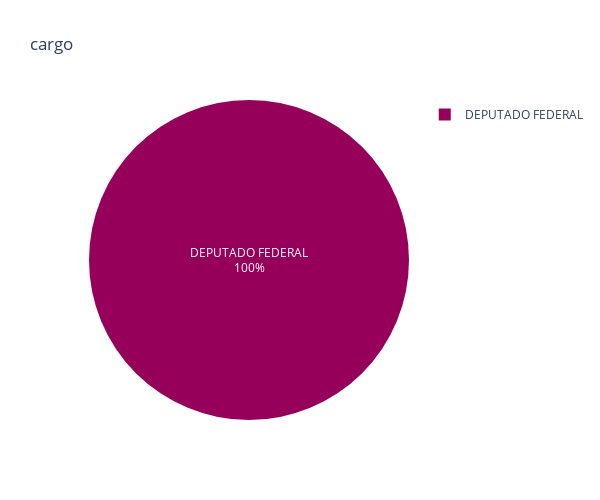
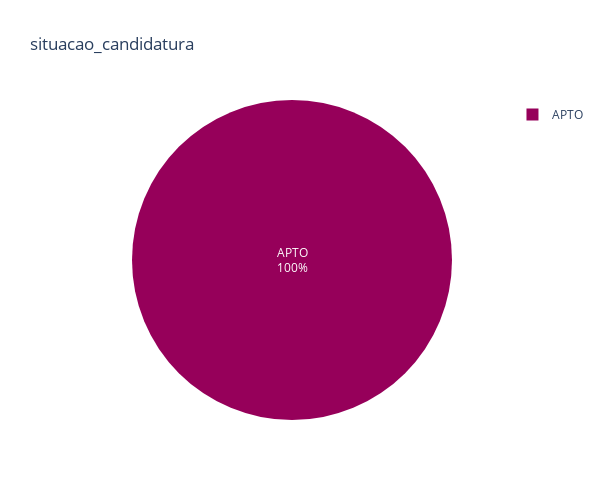
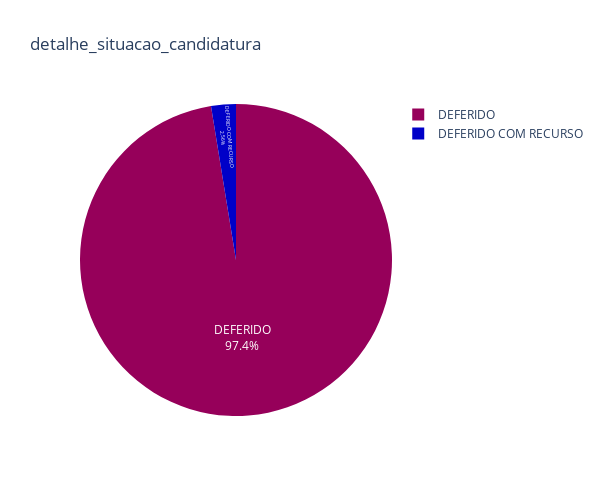
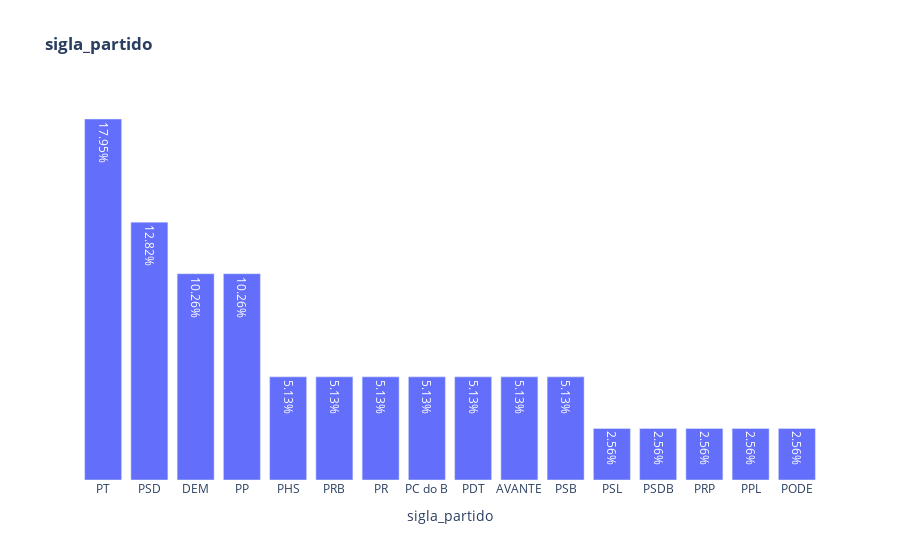

The notebook cell saved with these charts, in order:
### Markdown cell above
## Mono para Deputados eleitos

### Code cell
df_tse_eleitos = df_tse.query('venceu == "ELEITO"')
plot_all_mono_feats(df_tse_eleitos)

### Figure 1 — Plotly figure (JSON) as saved in the notebook; plotly's stock layout.template omitted (floating-point values rounded to 4 significant figures)
{"data": [{"domain": {"x": [0, 1], "y": [0, 1]}, "hovertemplate": "Valor=%{label}<br>Quantidade=%{value}<extra></extra>", "labels": ["DEPUTADO FEDERAL"], "legendgroup": "", "name": "", "showlegend": true, "textinfo": "percent+label", "textposition": "inside", "type": "pie", "values": [39]}], "layout": {"height": 500, "legend": {"tracegroupgap": 0}, "piecolorway": ["rgb(150,0,90)", "rgb(0,0,200)", "rgb(0,25,255)", "rgb(0,152,255)", "rgb(44,255,150)", "rgb(151,255,0)", "rgb(255,234,0)", "rgb(255,111,0)", "rgb(255,0,0)"], "title": {"text": "cargo"}, "width": 600}}

### Figure 2 — Plotly figure (JSON) as saved in the notebook; plotly's stock layout.template omitted (floating-point values rounded to 4 significant figures)
{"data": [{"domain": {"x": [0, 1], "y": [0, 1]}, "hovertemplate": "Valor=%{label}<br>Quantidade=%{value}<extra></extra>", "labels": ["APTO"], "legendgroup": "", "name": "", "showlegend": true, "textinfo": "percent+label", "textposition": "inside", "type": "pie", "values": [39]}], "layout": {"height": 500, "legend": {"tracegroupgap": 0}, "piecolorway": ["rgb(150,0,90)", "rgb(0,0,200)", "rgb(0,25,255)", "rgb(0,152,255)", "rgb(44,255,150)", "rgb(151,255,0)", "rgb(255,234,0)", "rgb(255,111,0)", "rgb(255,0,0)"], "title": {"text": "situacao_candidatura"}, "width": 600}}

### Figure 3 — Plotly figure (JSON) as saved in the notebook; plotly's stock layout.template omitted (floating-point values rounded to 4 significant figures)
{"data": [{"domain": {"x": [0, 1], "y": [0, 1]}, "hovertemplate": "Valor=%{label}<br>Quantidade=%{value}<extra></extra>", "labels": ["DEFERIDO", "DEFERIDO COM RECURSO"], "legendgroup": "", "name": "", "showlegend": true, "textinfo": "percent+label", "textposition": "inside", "type": "pie", "values": [38, 1]}], "layout": {"height": 500, "legend": {"tracegroupgap": 0}, "piecolorway": ["rgb(150,0,90)", "rgb(0,0,200)", "rgb(0,25,255)", "rgb(0,152,255)", "rgb(44,255,150)", "rgb(151,255,0)", "rgb(255,234,0)", "rgb(255,111,0)", "rgb(255,0,0)"], "title": {"text": "detalhe_situacao_candidatura"}, "width": 600}}

### Figure 4 — Plotly figure (JSON) as saved in the notebook; plotly's stock layout.template omitted (floating-point values rounded to 4 significant figures)
{"data": [{"alignmentgroup": "True", "customdata": [["17.95%"], ["12.82%"], ["10.26%"], ["10.26%"], ["5.13%"], ["5.13%"], ["5.13%"], ["5.13%"], ["5.13%"], ["5.13%"], ["5.13%"], ["2.56%"], ["2.56%"], ["2.56%"], ["2.56%"], ["2.56%"]], "hovertemplate": "sigla_partido=%{x}<br>Quantidade=%{y}<br>Porcentagem=%{customdata[0]}<extra></extra>", "legendgroup": "", "marker": {"color": "#636efa", "pattern": {"shape": ""}}, "name": "", "offsetgroup": "", "orientation": "v", "showlegend": false, "text": ["17.95%", "12.82%", "10.26%", "10.26%", "5.13%", "5.13%", "5.13%", "5.13%", "5.13%", "5.13%", "5.13%", "2.56%", "2.56%", "2.56%", "2.56%", "2.56%"], "textposition": "auto", "type": "bar", "x": ["PT", "PSD", "DEM", "PP", "PHS", "PRB", "PR", "PC do B", "PDT", "AVANTE", "PSB", "PSL", "PSDB", "PRP", "PPL", "PODE"], "xaxis": "x", "y": [7, 5, 4, 4, 2, 2, 2, 2, 2, 2, 2, 1, 1, 1, 1, 1], "yaxis": "y"}], "layout": {"barmode": "relative", "legend": {"tracegroupgap": 0}, "plot_bgcolor": "#fff", "title": {"text": "<b>sigla_partido</b>"}, "xaxis": {"anchor": "y", "domain": [0, 1], "title": {"text": "sigla_partido"}}, "yaxis": {"anchor": "x", "domain": [0, 1], "showticklabels": false, "title": {"text": "Quantidade"}, "visible": false}}}
